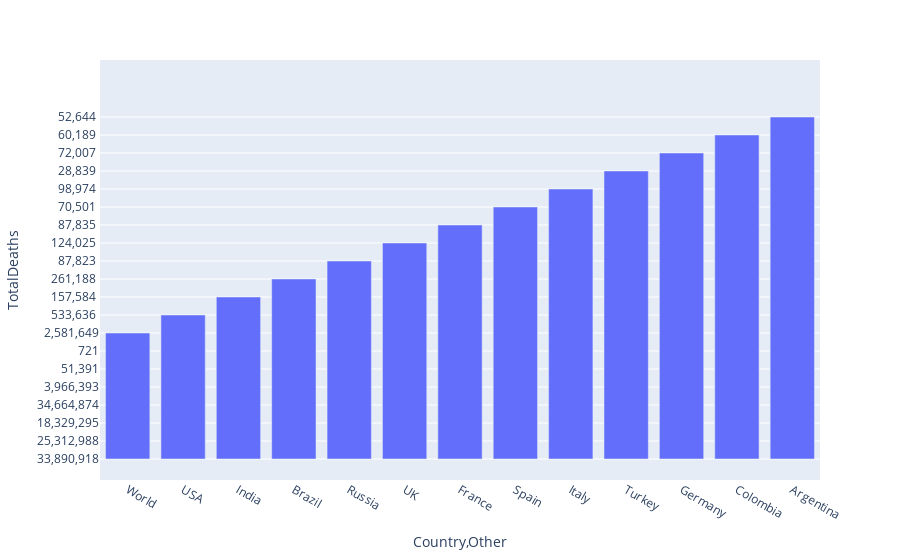

The notebook cell this image was saved under:
### Code cell
import plotly.express as px
fig = px.bar(df, x='Country,Other', y='TotalDeaths')
fig.show()

### Figure 1 — Plotly figure (JSON) as saved in the notebook; plotly's stock layout.template omitted (floating-point values rounded to 4 significant figures)
{"data": [{"alignmentgroup": "True", "hovertemplate": "Country,Other=%{x}<br>TotalDeaths=%{y}<extra></extra>", "legendgroup": "", "marker": {"color": "#636efa"}, "name": "", "offsetgroup": "", "orientation": "v", "showlegend": false, "textposition": "auto", "type": "bar", "x": [null, null, null, null, null, null, null, "World", "USA", "India", "Brazil", "Russia", "UK", "France", "Spain", "Italy", "Turkey", "Germany", "Colombia", "Argentina"], "xaxis": "x", "y": ["33,890,918", "25,312,988", "18,329,295", "34,664,874", "3,966,393", "51,391", "721", "2,581,649", "533,636 ", "157,584 ", "261,188 ", "87,823 ", "124,025 ", "87,835 ", "70,501 ", "98,974 ", "28,839 ", "72,007 ", "60,189 ", "52,644 "], "yaxis": "y"}], "layout": {"barmode": "relative", "legend": {"tracegroupgap": 0}, "margin": {"t": 60}, "xaxis": {"anchor": "y", "domain": [0, 1], "title": {"text": "Country,Other"}}, "yaxis": {"anchor": "x", "domain": [0, 1], "title": {"text": "TotalDeaths"}}}}
